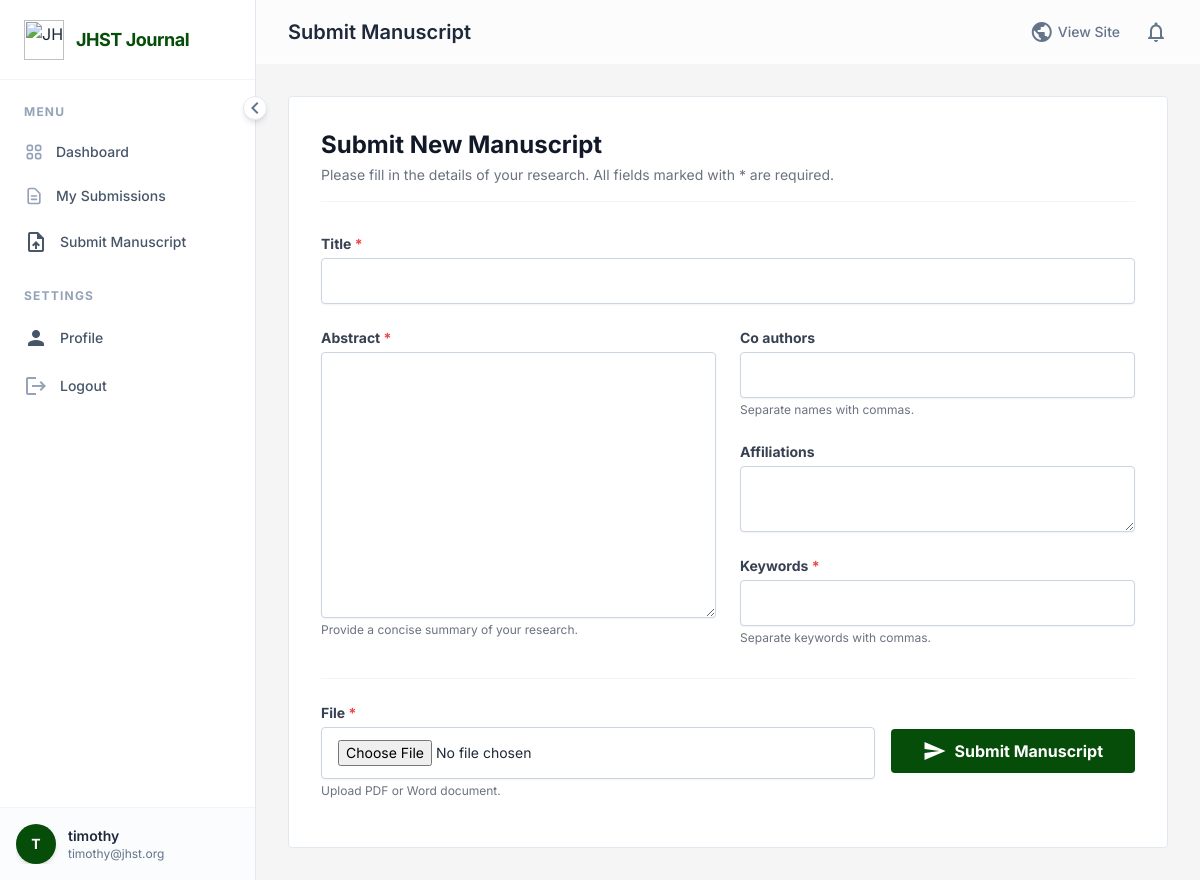
The page /submit/ (signed in) on the database its author committed.
### journal/models.py (models this page shows, shortened)
class User(AbstractUser):
    is_researcher = models.BooleanField(default=False)
    is_reviewer = models.BooleanField(default=False)
    is_editor = models.BooleanField(default=False)
    affiliation = models.CharField(max_length=255, blank=True)

### journal/views.py (the view)
# urls.py: path('submit/', views.submit_manuscript, name='submit_manuscript'),
@login_required
def submit_manuscript(request):
    if request.method == 'POST':
        form = ManuscriptForm(request.POST, request.FILES)
        if form.is_valid():
            manuscript = form.save(commit=False)
            manuscript.author = request.user
            manuscript.save()
            _send_notification_email(
                f"Submission Received: {manuscript.title}",
                f"Dear {manuscript.author.get_full_name()},\n\nYour manuscript '{manuscript.title}' has been successfully submitted to JHST. You can track its status in your dashboard.\n\nBest regards,\nJHST Editorial Team",
                [manuscript.author.email]
            )
            Notification.objects.create(
                recipient=manuscript.author,
                message=f"Submission Received: Your manuscript '{manuscript.title}' has been successfully submitted.",
                link='/dashboard/my-submissions/'
            )
            for editor in User.objects.filter(is_editor=True):
                 Notification.objects.create(
                    recipient=editor,
                    message=f"New Submission: '{manuscript.title}' by {manuscript.author.get_full_name()}.",
                    link='/dashboard/'
                )
            messages.success(request, "Your manuscript has been submitted successfully!")
            return redirect('dashboard')
        else:
            messages.error(request, "Please correct the errors below and try again.")
    else:
        form = ManuscriptForm()
    return render(request, 'dashboard/submit_manuscript.html', {'form': form})

### journal/forms.py
class ManuscriptForm(forms.ModelForm):
    class Meta:
        model = Manuscript
        fields = ['title', 'abstract', 'file', 'keywords', 'co_authors', 'affiliations']
        widgets = {
            'abstract': forms.Textarea(attrs={'rows': 12}),
            'affiliations': forms.Textarea(attrs={'rows': 2}),
        }
    def __init__(self, *args, **kwargs):
        super().__init__(*args, **kwargs)
        for field in self.fields.values():
            field.widget.attrs.update({
                'class': 'w-full px-4 py-3 border border-slate-300 rounded shadow-sm focus:outline-none focus:ring-2 focus:ring-primary/50 focus:border-primary text-sm dark:bg-card-dark dark:border-slate-600 dark:text-white transition-all duration-200'
            })

### templates/dashboard/submit_manuscript.html (shortened to what this page needs)
﻿{% extends 'dashboard/dashboard_base.html' %} {% block dashboard_title %}Submit
Manuscript{% endblock %} {% block content %}
<div class="max-w-5xl mx-auto">
  <div
    class="bg-white dark:bg-card-dark border border-border-light dark:border-border-dark rounded p-8"
  >
    <div class="mb-8 border-b border-gray-100 dark:border-gray-700 pb-4">
      <h2 class="text-2xl font-display font-bold text-gray-900 dark:text-white">
        Submit New Manuscript
      </h2>
      <p class="text-sm text-gray-500 mt-1">
        Please fill in the details of your research. All fields marked with *
        are required.
      </p>
    </div>
    <form method="post" enctype="multipart/form-data" class="space-y-8">
      <div class="grid grid-cols-1 md:grid-cols-2 gap-6">
        <div class="md:col-span-2">
          <label
            for="{{ form.title.id_for_label }}"
            class="block text-sm font-bold text-gray-700 dark:text-gray-300 mb-1"
          >
            {{ form.title.label }} <span class="text-red-500">*</span>
          </label>
          {{ form.title }}
        </div>
        <div>
          <label
            for="{{ form.abstract.id_for_label }}"
            class="block text-sm font-bold text-gray-700 dark:text-gray-300 mb-1"
          >
            {{ form.abstract.label }} <span class="text-red-500">*</span>
          </label>
          {{ form.abstract }}
          <p class="text-xs text-gray-500 mt-1">
            Provide a concise summary of your research.
          </p>
        </div>
        <div class="space-y-6">
          <div>
            <label
              for="{{ form.co_authors.id_for_label }}"
              class="block text-sm font-bold text-gray-700 dark:text-gray-300 mb-1"
            >
              {{ form.co_authors.label }}
            </label>
            {{ form.co_authors }}
            <p class="text-xs text-gray-500 mt-1">
              Separate names with commas.
            </p>
          </div>
          <div>
            <label
              for="{{ form.affiliations.id_for_label }}"
              class="block text-sm font-bold text-gray-700 dark:text-gray-300 mb-1"
            >
              {{ form.affiliations.label }}
            </label>
            {{ form.affiliations }}
          </div>
          <div>
            <label
              for="{{ form.keywords.id_for_label }}"
              class="block text-sm font-bold text-gray-700 dark:text-gray-300 mb-1"
            >
              {{ form.keywords.label }} <span class="text-red-500">*</span>
            </label>
            {{ form.keywords }}
            <p class="text-xs text-gray-500 mt-1">
              Separate keywords with commas.
            </p>
          </div>
        </div>
      </div>
      <div
        class="pt-6 border-t border-gray-100 dark:border-gray-700 flex flex-col md:flex-row md:items-center justify-between gap-4"
      >
        <div class="flex-1">
          <label
            for="{{ form.file.id_for_label }}"
            class="block text-sm font-bold text-gray-700 dark:text-gray-300 mb-1"
          >
            {{ form.file.label }} <span class="text-red-500">*</span>
          </label>
          {{ form.file }}
          <p class="text-xs text-gray-500 mt-1">Upload PDF or Word document.</p>
        </div>
        <div class="flex items-end">
          <button
            type="submit"
            class="w-full md:w-auto bg-primary text-white font-bold py-2.5 px-8 rounded hover:bg-opacity-90 transition flex items-center justify-center"
          >
            <span class="material-icons text-sm mr-2">send</span> Submit
            Manuscript
          </button>
        </div>
      </div>
    </form>
  </div>
</div>
{% endblock %}

### templates/dashboard/dashboard_base.html (shortened to what this page needs)
{% load static %}
<!DOCTYPE html>
<html lang="en" class="scroll-smooth">
  <head>
    <script src="https://cdn.tailwindcss.com"></script>
  </head>
  <body
    class="bg-[#ededed]/50 dark:bg-bg-dark text-slate-800 dark:text-gray-100 font-sans antialiased min-h-screen flex overflow-hidden"
  >
    <aside
      id="sidebar"
      class="bg-white dark:bg-card-dark border-r border-slate-200 dark:border-slate-700 flex flex-col fixed h-full z-40 sidebar-transition w-64 shadow-2xl md:shadow-none transform -translate-x-full md:translate-x-0"
    >
      <div
        class="h-20 flex items-center px-6 border-b border-slate-100 dark:border-slate-800/50"
      >
        <a
          href="{% url 'index' %}"
          class="flex items-center gap-3 overflow-hidden whitespace-nowrap"
        >
          <img
            src="{% static 'assets/images/jhst-logo.png' %}"
            alt="JHST Logo"
            class="h-10 w-auto object-contain flex-shrink-0"
          />
          <span
            class="font-display font-bold text-lg tracking-tight text-primary dark:text-white sidebar-header-text transition-opacity duration-300"
          >
            JHST Journal
          </span>
        </a>
      </div>
      <nav class="flex-1 overflow-y-auto py-6 px-3 space-y-1 no-scrollbar">
        <div class="mb-6">
          <p
            class="px-3 text-xs font-bold text-slate-400 uppercase tracking-widest mb-3 section-label transition-opacity duration-300"
          >
            Menu
          </p>
          <a
            href="{% url 'dashboard' %}"
            class="sidebar-link group flex items-center px-3 py-2.5 text-sm font-medium text-slate-600 dark:text-gray-300 rounded hover:text-primary dark:hover:text-white transition-colors duration-200 mb-1 {% if request.resolver_match.url_name == 'dashboard' %}active{% endif %}"
            title="Dashboard"
          >
            <span class="link-text whitespace-nowrap">Dashboard</span>
          </a>
          <a
            href="{% url 'my_submissions' %}"
            class="sidebar-link group flex items-center px-3 py-2.5 text-sm font-medium text-slate-600 dark:text-gray-300 rounded hover:text-primary dark:hover:text-white transition-colors duration-200 mb-1 {% if request.resolver_match.url_name == 'my_submissions' %}active{% endif %}"
            title="My Submissions"
          >
            <span class="link-text whitespace-nowrap">My Submissions</span>
          </a>
          {% if user.is_researcher %}
          <a
            href="{% url 'submit_manuscript' %}"
            class="sidebar-link group flex items-center px-3 py-2.5 text-sm font-medium text-slate-600 dark:text-gray-300 rounded hover:text-primary dark:hover:text-white transition-colors duration-200 mb-1"
            title="Submit Manuscript"
          >
            <span
              class="material-icons text-xl mr-3 group-hover:text-primary transition-colors"
              >upload_file</span
            >
            <span class="link-text whitespace-nowrap">Submit Manuscript</span>
          </a>
          {% endif %}
        </div>
        <div class="mb-6">
          <p
            class="px-3 text-xs font-bold text-slate-400 uppercase tracking-widest mb-3 section-label transition-opacity duration-300"
          >
            Settings
          </p>
          <a
            href="{% url 'profile' %}"
            class="sidebar-link group flex items-center px-3 py-2.5 text-sm font-medium text-slate-600 dark:text-gray-300 rounded hover:text-primary dark:hover:text-white transition-colors duration-200 mb-1 {% if request.resolver_match.url_name == 'profile' %}active{% endif %}"
            title="Profile"
          >
            <span
              class="material-icons text-xl mr-3 group-hover:text-primary transition-colors"
              >person</span
            >
            <span class="link-text whitespace-nowrap">Profile</span>
          </a>
          <form action="{% url 'logout' %}" method="post" class="w-full">
            <button
              type="submit"
              class="sidebar-link group w-full flex items-center px-3 py-2.5 text-sm font-medium text-slate-600 dark:text-gray-300 rounded hover:bg-red-50 dark:hover:bg-red-900/10 hover:text-red-600 transition-colors duration-200"
              title="Logout"
            >
              <span
                class="material-icons text-xl mr-3 text-slate-400 group-hover:text-red-500 transition-colors"
                >logout</span
              >
              <span class="link-text whitespace-nowrap">Logout</span>
            </button>
          </form>
        </div>
      </nav>
      <div
        class="p-4 border-t border-slate-100 dark:border-slate-800/50 bg-slate-50/50 dark:bg-slate-900/50"
      >
        <div class="flex items-center overflow-hidden whitespace-nowrap">
          <div
            class="h-10 w-10 rounded-full bg-primary text-white flex items-center justify-center font-bold text-sm shadow-md flex-shrink-0"
          >
            {{ user.username|slice:":1"|upper }}
          </div>
          <div class="ml-3 user-info transition-opacity duration-300">
            <p class="text-sm font-semibold text-slate-800 dark:text-gray-200">
              {{ user.username }}
            </p>
            <p class="text-xs text-slate-500 truncate max-w-[140px]">
              {{ user.email }}
            </p>
          </div>
        </div>
      </div>
      <button
        id="sidebar-collapse-btn"
        class="absolute -right-3 top-24 bg-white dark:bg-slate-800 border border-slate-200 dark:border-slate-600 rounded-full p-1 shadow-md hidden md:flex items-center justify-center text-slate-500 hover:text-primary transition-transform duration-300 z-50 w-6 h-6"
        aria-label="Toggle Sidebar"
      >
        <span
          class="material-icons text-sm transform transition-transform duration-300"
          id="collapse-icon"
          >chevron_left</span
        >
      </button>
    </aside>
    <div
      id="main-content"
      class="flex-1 md:ml-64 flex flex-col h-screen overflow-hidden main-content-transition"
    >
      <header
        class="glass sticky top-0 z-20 h-16 flex items-center justify-between px-6 md:px-8"
      >
        <div class="flex items-center">
          <h1
            class="text-xl font-display font-semibold text-slate-800 dark:text-white hidden sm:block"
          >
            {% block dashboard_title %}Overview{% endblock %}
          </h1>
        </div>
        <div class="flex items-center space-x-6">
          <a
            href="{% url 'index' %}"
            class="text-sm font-medium text-slate-500 hover:text-primary transition-colors flex items-center gap-1"
          >
            <span class="material-icons text-base">public</span>
            <span class="hidden sm:inline">View Site</span>
          </a>
          <div
            class="relative notification-bell cursor-pointer"
            id="notification-bell"
          >
            <span
              class="material-icons text-slate-500 hover:text-primary transition-colors"
              >notifications_none</span
            >
          </div>
        </div>
      </header>
      <main class="p-6 md:p-8 overflow-y-auto flex-1">
        <div class="mx-auto max-w-7xl animate-fade-in-up">
          {% block content %}{% endblock %}
        </div>
      </main>
    </div>
  </body>
</html>

### templates/dashboard/dashboard_base.html (style rules this page uses)
body { font-family: "Inter", sans-serif; }
.sidebar-transition { transition: width 0.3s cubic-bezier(0.4, 0, 0.2, 1), transform 0.3s cubic-bezier(0.4, 0, 0.2, 1); }
.main-content-transition { transition: margin-left 0.3s cubic-bezier(0.4, 0, 0.2, 1); }
.sidebar-link { position: relative; overflow: hidden; }
.sidebar-link::before { content: ""; position: absolute; left: 0; top: 0; bottom: 0; width: 3px; background-color: #054d08; transform: scaleY(0); transition: transform 0.2s ease; border-top-right-radius: 4px; border-bottom-right-radius: 4px; }
.glass { background: rgba(255, 255, 255, 0.7); backdrop-filter: blur(10px); -webkit-backdrop-filter: blur(10px); border-bottom: 1px solid rgba(255, 255, 255, 0.3); }
.no-scrollbar { -ms-overflow-style: none; scrollbar-width: none; }
* { scrollbar-width: thin; scrollbar-color: rgba(156, 163, 175, 0.5) transparent; }
.animate-fade-in-up { animation: fadeInUp 0.5s ease-out forwards; }

### rows shown on the page
User: username "T", username "timothy", email "timothy@jhst.org"
